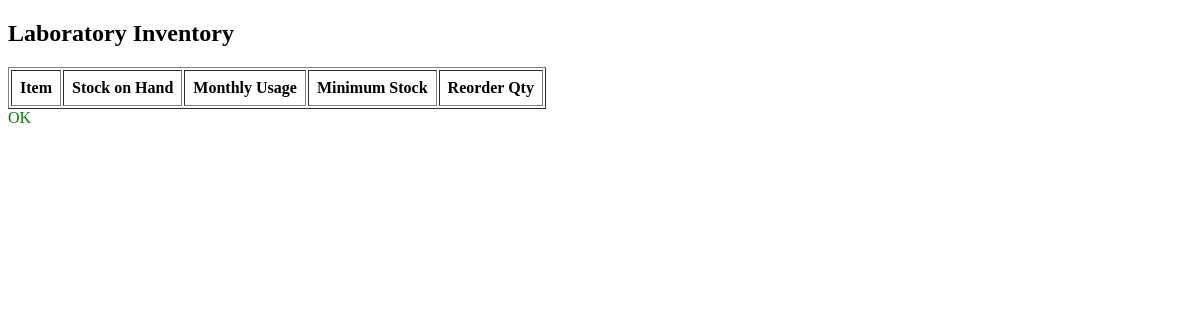
Page /inventory/dashboard/ on the earlier database version.
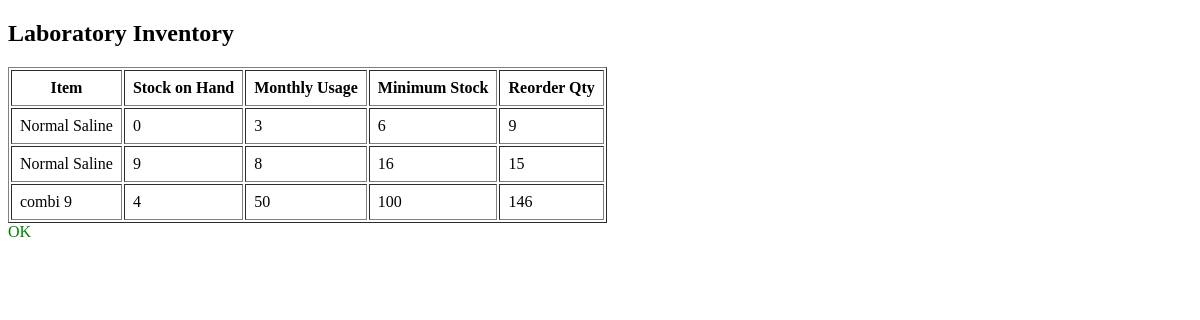
Same page on the later database version.
### inventory/models.py (models this page shows, shortened)
class Item(models.Model):
    CATEGORY_CHOICES = [
        ("REAGENT", "Reagent"),
        ("CONSUMABLE", "Consumable"),
        ("PPE", "PPE"),
        ("EQUIPMENT", "Equipment"),
    ]
    name = models.CharField(max_length=255)
    category = models.CharField(max_length=20, choices=CATEGORY_CHOICES)
    unit = models.CharField(max_length=50)  # e.g. box, pack, vial
    vendor_pack_size = models.PositiveIntegerField(
        help_text="Number of units per vendor pack"
    )
    monthly_consumption = models.PositiveIntegerField(
        help_text="Average monthly usage"
    )
    lead_time_months = models.PositiveIntegerField(
        default=2,
        help_text="Lead time in months (e.g. 2, 3, or 4)"
    )
    reserve_months = models.PositiveIntegerField(
        default=1,
        help_text="Reserve buffer in months"
    )
    description = models.TextField(blank=True)
    created_at = models.DateTimeField(auto_now_add=True)
    def minimum_stock(self):
        return self.monthly_consumption * self.lead_time_months
    def reserve_quantity(self):
        return self.monthly_consumption * self.reserve_months
    def stock_on_hand(self):
        total = 0
        for batch in self.batches.all():
            total += batch.quantity
        return total
    def reorder_quantity(self):
        required = self.minimum_stock() + self.reserve_quantity()
        to_order = required - self.stock_on_hand()
        return max(to_order, 0)

class StockBatch(models.Model):
    item = models.ForeignKey(
        Item,
        on_delete=models.CASCADE,
        related_name="batches"
    )
    batch_number = models.CharField(max_length=100)
    quantity = models.PositiveIntegerField()
    expiry_date = models.DateField()
    date_received = models.DateField(auto_now_add=True)

### inventory/views.py (the view)
# urls.py: path("dashboard/", inventory_dashboard, name="inventory-dashboard"),
def inventory_dashboard(request):
    items = Item.objects.all()
    return render(request, "inventory/dashboard.html", {"items": items})

### inventory/templates/inventory/dashboard.html (shortened to what this page needs)
<!DOCTYPE html>
<html>
<head>
</head>
<body>
<h2>Laboratory Inventory</h2>
<table border="1" cellpadding="8">
    <tr>
        <th>Item</th>
        <th>Stock on Hand</th>
        <th>Monthly Usage</th>
        <th>Minimum Stock</th>
        <th>Reorder Qty</th>
    </tr>
    {% for item in items %}
    <tr>
        <td>{{ item.name }}</td>
        <td>{{ item.stock_on_hand }}</td>
        <td>{{ item.monthly_consumption }}</td>
        <td>{{ item.minimum_stock }}</td>
        <td>{{ item.reorder_quantity }}</td>
    </tr>
    {% endfor %}
</table>
</body>
</html>
<td>
  {% if item.needs_reorder %}
      <span style="color:red;">Needs Reorder</span>
  {% elif item.is_low_stock %}
      <span style="color:orange;">Low Stock</span>
  {% else %}
      <span style="color:green;">OK</span>
  {% endif %}
</td>

Differences in the rows shown:
added Item: name "Normal Saline", stock_on_hand "0", monthly_consumption "3", minimum_stock "6", reorder_quantity "9"
added Item: name "Normal Saline", stock_on_hand "9", monthly_consumption "8", minimum_stock "16", reorder_quantity "15"
added Item: name "combi 9", stock_on_hand "4", monthly_consumption "50", minimum_stock "100", reorder_quantity "146"
